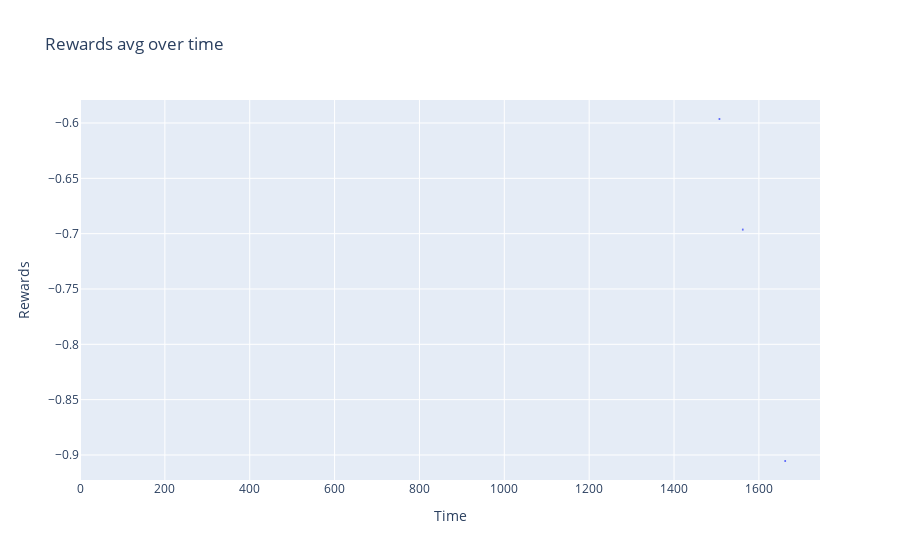

Source (notebook cell):
### Code cell
# plot rewards sum
fig = go.Figure()
fig.add_trace(go.Scatter(x=np.arange(len(rewards)), y=rewards, mode='lines'))
fig.update_layout(title='Rewards avg over time', xaxis_title='Time', yaxis_title='Rewards')
fig.show()

### Figure 1 — Plotly figure (JSON) as saved in the notebook; plotly's stock layout.template omitted (floating-point values rounded to 4 significant figures; data arrays with more than 128 entries replaced by an {"elided": "..."} marker saying what was removed)
{"data": [{"mode": "lines", "type": "scatter", "x": {"elided": "1745 int values"}, "y": {"elided": "1745 float values"}}], "layout": {"title": {"text": "Rewards avg over time"}, "xaxis": {"title": {"text": "Time"}}, "yaxis": {"title": {"text": "Rewards"}}}}
